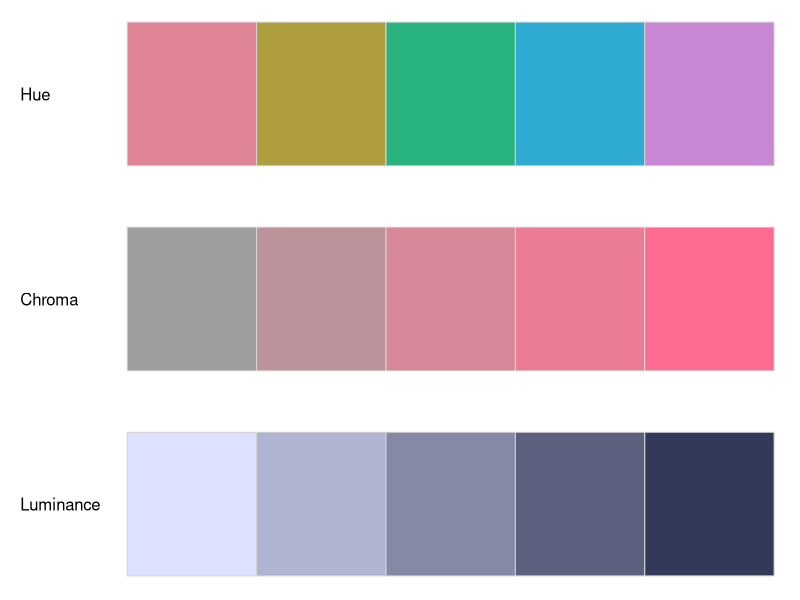
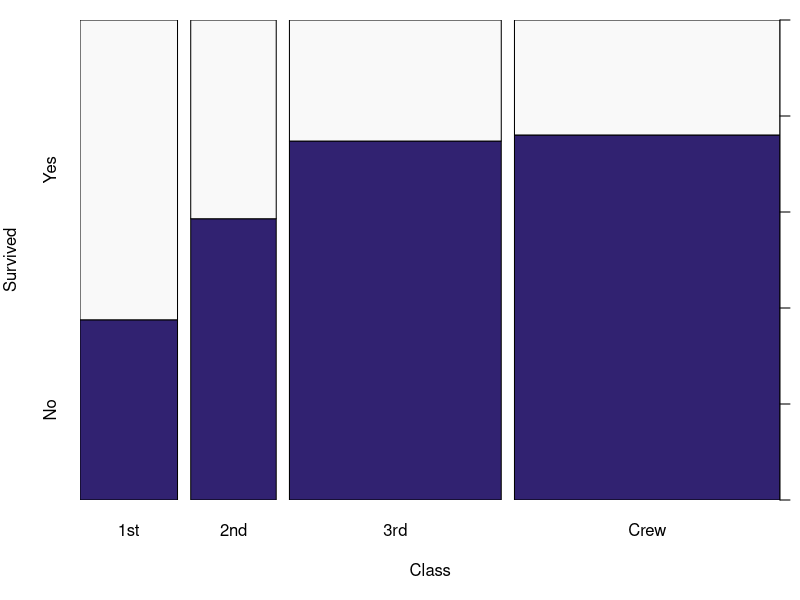
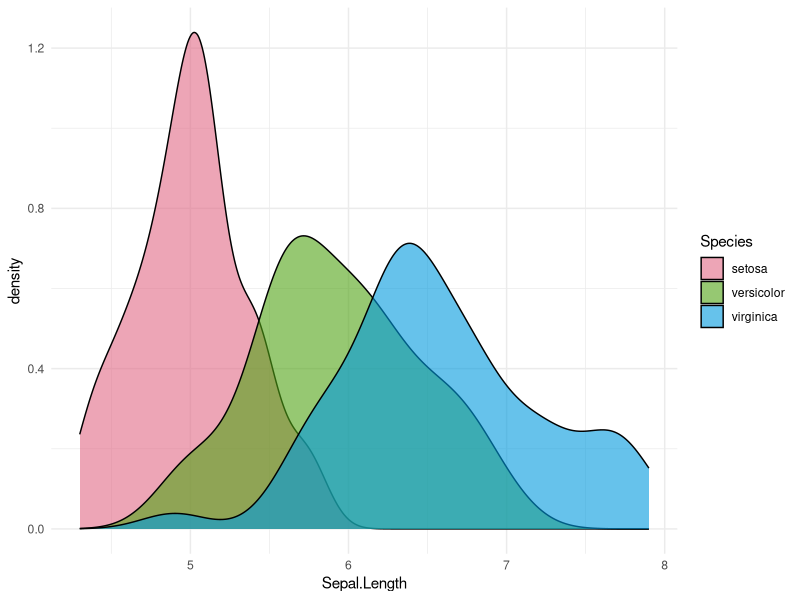
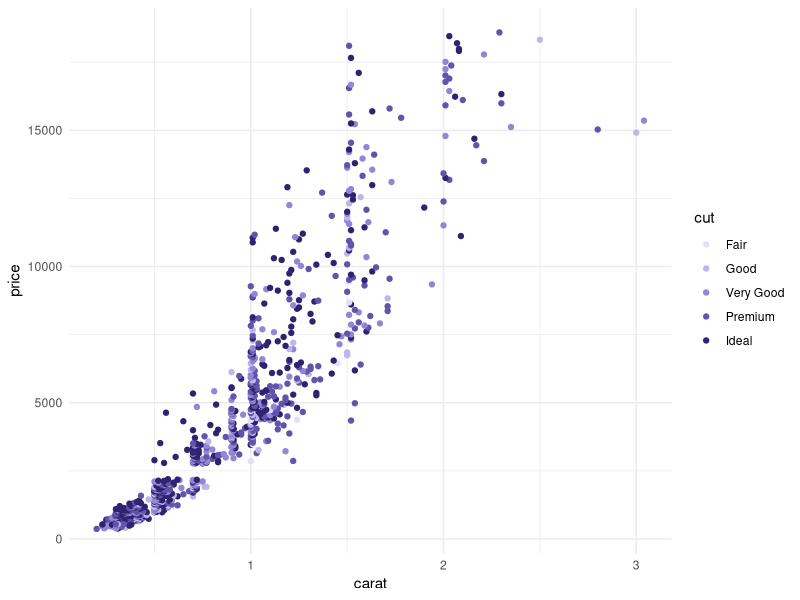
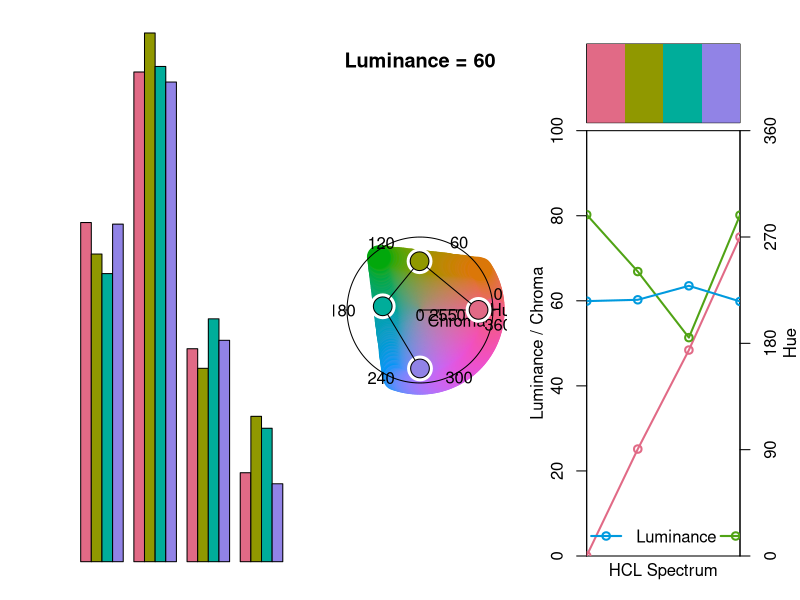
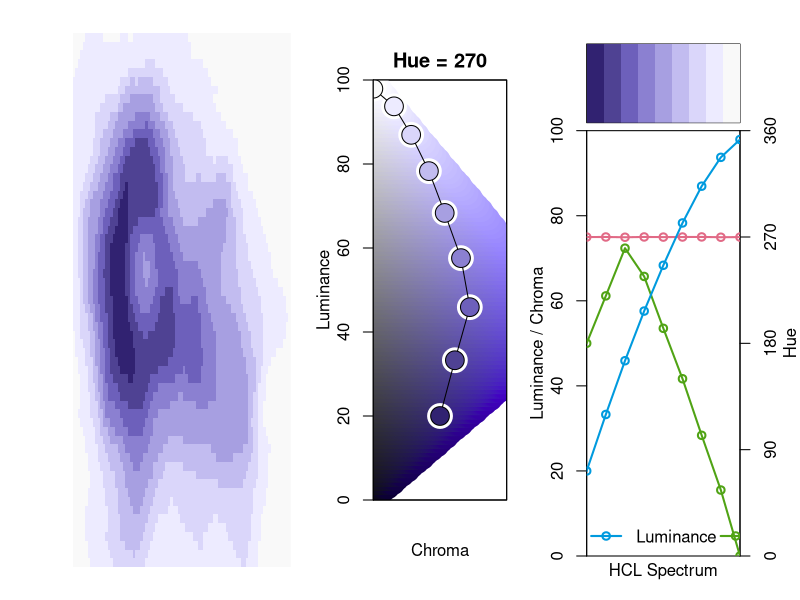
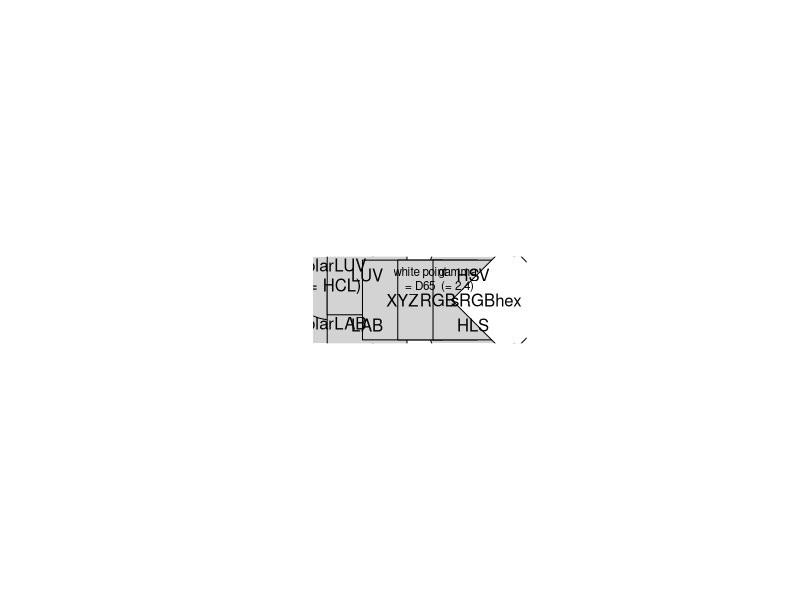
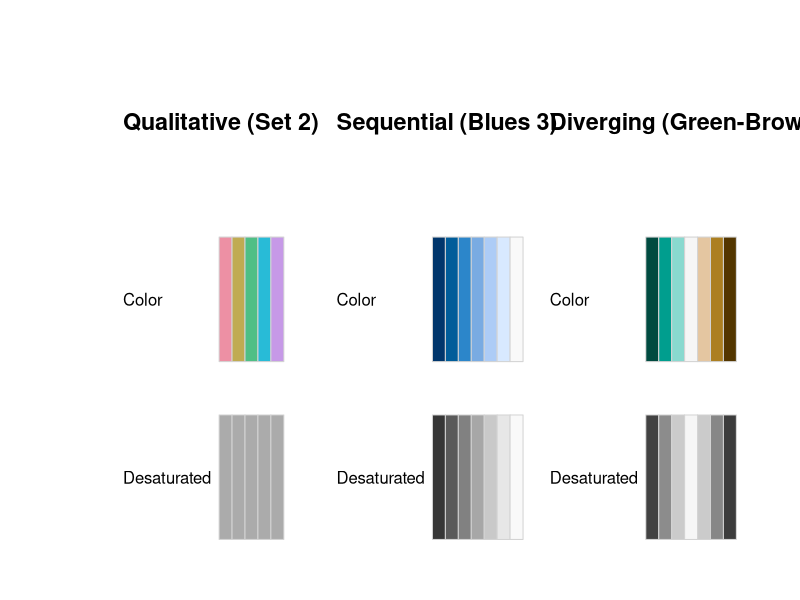

These figures' R source, in order:
## ---- chunk 1
library("colorspace")
library("ggplot2")
theme_set(theme_minimal())
## ---- chunk 2
swatchplot(
  "Hue"       = sequential_hcl(5, h = c(0, 300), c = c(60, 60), l = 65),
  "Chroma"    = sequential_hcl(5, h = 0, c = c(100, 0), l = 65, rev = TRUE, power = 1),
  "Luminance" = sequential_hcl(5, h = 260, c = c(25, 25), l = c(25, 90), rev = TRUE, power = 1),
  off = 0
)
## ---- chunk 3
q4 <- qualitative_hcl(4, palette = "Dark 3")
q4
## ---- chunk 4
ttnc <- margin.table(Titanic, c(1, 4))[, 2:1]
par(mar = c(5, 4, 1, 1))
spineplot(ttnc, col = sequential_hcl(2, "Purples 3"))
## ---- chunk 5
library("ggplot2")
ggplot(iris, aes(x = Sepal.Length, fill = Species)) + geom_density(alpha = 0.6) +
  scale_fill_discrete_qualitative(palette = "Dark 3")
## ---- chunk 6
dsamp <- diamonds[1 + 1:1000 * 50, ]
ggplot(dsamp, aes(carat, price, color = cut)) + geom_point() +
  scale_color_discrete_sequential(palette = "Purples 3", nmax = 6, order = 2:6)
## ---- chunk 7
allplots <- function(palette, ...) {
  layout(cbind(1, 2, 3:4), heights = c(2, 10))
  par(oma = c(2, 5, 2, 3), mar = rep(0.5, 4))
  demoplot(palette, ...)
  hclplot(palette)
  par(xaxt = "n", yaxt = "n", mar = c(0.2, 3, 0.2, 0), cex = 1)
  image(matrix(seq_along(palette), ncol = 1L), col = palette)
  par(yaxt = "s")
  specplot(palette, type = "o", palette = FALSE, oma = FALSE, mar = c(0.2, 3, 0.2, 0))
}
allplots(q4, "bar")
## ---- chunk 8
s9 <- sequential_hcl(9, "Purples 3")
allplots(s9, "heatmap")
## ---- chunk 9
par(mar = rep(0, 4))

d <- data.frame(
  x = c(1, 1, 2, 2, 3, 4, 5, 5, 5, 6),
  y = c(1, 3, 1, 3, 2, 2, 1, 3, 2, 2),
  lab = c("polarLAB", "polarLUV\n(= HCL)", "LAB", "LUV", "XYZ", "RGB", "HLS", "HSV", "sRGB", "hex"),
  stringsAsFactors = FALSE
)

plot(0, 0, type = "n", axes = FALSE, xlab = "", ylab = "",
  xlim = c(0.7, 6.3), ylim = c(0.4, 3.6))
lines(y ~ x, data = d[-c(1, 3, 7, 8),])
lines(y ~ x, data = d[c(1, 3, 5),])
lines(y ~ x, data = d[c(6, 7, 9),])
lines(y ~ x, data = d[c(6, 8, 9),])
points(y ~ x, data = d[c(1, 2, 7, 8), ], pch = 21, bg = "lightgray", cex = 12)
points(y ~ x, data = d[c(3, 4, 5, 6, 9), ], pch = 22, bg = "lightgray", cex = 12)
points(y ~ x, data = d[10, ], pch = 23, bg = "white", cex = 12)

text(d$x, d$y, d$lab)
text(3.5, 2, "white point\n= D65", cex = 0.7, pos = 3)
text(4.56, 2, "gamma\n(= 2.4)", cex = 0.7, pos = 3)
## ---- chunk 10
(x <- polarLUV(L = 70, C = 50, H = c(0, 120, 240)))
## ---- chunk 11
(y <- as(x, "sRGB"))
## ---- chunk 12
as(y, "HSV")
## ---- chunk 13
hex(x)
## ---- chunk 14
swatchplot(
  "Qualitative (Set 2)"     = rbind("Color" = qualitative_hcl(5, "Set 2"),     "Desaturated" = desaturate(qualitative_hcl(5, "Set 2"))),
  "Sequential (Blues 3)"    = rbind("Color" = sequential_hcl(7, "Blues 3"),    "Desaturated" = desaturate(sequential_hcl(7, "Blues 3"))),
  "Diverging (Green-Brown)" = rbind("Color" = diverging_hcl(7, "Green-Brown"), "Desaturated" = desaturate(diverging_hcl(7, "Green-Brown"))),
  nrow = 3, line = 7)
## ---- chunk 15
hcl_palettes()
## ---- chunk 16
hcl_palettes(palette = "set2")
## ---- chunk 17
qualitative_hcl(4, h = c(0, 270), c = 60, l = 70)
qualitative_hcl(4, h1 = 0, h2 = 270, c1 = 60, l1 = 70)
qualitative_hcl(4, palette = "set2")
qualitative_hcl(4, palette = "set2", l = 80)
## ---- chunk 18
hcl_palettes("qualitative", plot = TRUE)
## ---- chunk 19
hcl_palettes("sequential (single-hue)", n = 7, plot = TRUE)
## ---- chunk 20
hcl_palettes("sequential (multi-hue)", n = 7, plot = TRUE)
## ---- chunk 21
hcl_palettes("diverging", n = 7, plot = TRUE)
## ---- chunk 22
mylab <- function(x, y, text, ratio = 1, col = "black", ...) {
  rect(x - 0.045/ratio, y - 3.5, x + 0.04/ratio, y + 4, border = col, ...)
  text(x, y, text, col = col, ...)
}

par(mfrow = c(1, 3))
i <- 0:100/100
c1 <- 80
plot(i, rep(c1, length(i)), xlim = c(0, 1), ylim = c(0, 100),
  xlab = "Intensity (i)", ylab = "Coordinate", main = "Constant",
  xaxs = "i", yaxs = "i", type = "l", lwd = 2, axes = FALSE)
axis(1, at = c(0, 0.5, 1), labels = c("1", "0.5", "0"))
axis(2)
box()
mylab(0.06, c1 + 6, "c1")

c2 <- 10
plot(1 - i, c2 - (c2 - c1) * i, xlim = c(0, 1), ylim = c(0, 100),
  xlab = "Intensity (i)", ylab = "Coordinate", main = "Linear",
  xaxs = "i", yaxs = "i", type = "l", lwd = 2, axes = FALSE)
axis(1, at = c(0, 0.5, 1), labels = c("1", "0.5", "0"))
axis(2)
box()
lines(1 - i, c2 - (c2 - c1) * i^1.6, lty = 2, lwd = 2)
mylab(0.06, c1 + 5, "c1")
mylab(0.94, c2 - 5, "c2")
mylab(0.68, 40, "p1", col = gray(0.35))
text(0.78, 40, "= 1", col = gray(0.35))
mylab(0.18, 40, "p1", col = gray(0.35))
text(0.30, 40, "= 1.6", col = gray(0.35))

c1 <- 60
cmax <- 80
c2 <- 10
maxat <- 1/(1 + abs(cmax - c1) / abs(cmax - c2))
p1 <- 1
ci1 <- ifelse(i^p1 <= maxat, c2 - (c2 - cmax) * (i^p1)/maxat, cmax - (cmax - c1) * ((i^p1 - maxat)/(1 - maxat)))
p2 <- 1.6
ci2 <- ifelse(i^p2 <= maxat, c2 - (c2 - cmax) * (i^p2)/maxat, cmax - (cmax - c1) * ((i^p2 - maxat)/(1 - maxat)))

plot(1 - i, ci1, xlim = c(0, 1), ylim = c(0, 100),
  xlab = "Intensity (i)", ylab = "Coordinate", main = "Triangular",
  xaxs = "i", yaxs = "i", type = "l", lwd = 2, axes = FALSE)
axis(1, at = c(0, 0.5, 1), labels = c("1", "0.5", "0"))
axis(2)
box()
lines(1 - i, ci2, lwd = 2, lty = 2)
mylab(0.06, c1 - 5, "c1")
mylab(1 - maxat + 0.1, cmax + 4, "cmax", ratio = 0.5)
mylab(0.94, c2 - 5, "c2")
mylab(0.77, 40, "p1", col = gray(0.35))
text(0.87, 40, "= 1", col = gray(0.35))
mylab(0.27, 40, "p1", col = gray(0.35))
text(0.39, 40, "= 1.6", col = gray(0.35))
## ---- chunk 23
qualitative_hcl(3, palette = "set2", l = 80, register = "myset")
## ---- chunk 24
hcl_palettes("Qualitative")
## ---- chunk 25
qualitative_hcl(4, palette = "myset")
## ---- chunk 26
divergingx_palettes(n = 7, plot = TRUE)
## ---- chunk 27
ggplot(iris, aes(x = Sepal.Length, fill = Species)) + geom_density(alpha = 0.6) +
  scale_fill_discrete_qualitative()
## ---- chunk 28
ggplot(iris, aes(x = Sepal.Length, y = Sepal.Width, color = Species)) + geom_point() +
  scale_color_discrete_qualitative(palette = "Set 2")
## ---- chunk 29
ggplot(iris, aes(x = Species, y = Sepal.Width, color = Sepal.Length)) + geom_jitter(width = 0.2) +
  scale_color_continuous_sequential(palette = "Heat")
## ---- chunk 30
df <- data.frame(height = c(volcano), x = c(row(volcano)), y = c(col(volcano)))
ggplot(df, aes(x, y, fill = height)) + 
  geom_raster() + 
  coord_fixed(expand = FALSE) +
  scale_fill_continuous_sequential(palette = "Blues")
## ---- chunk 31
cm <- cor(mtcars)
df <- data.frame(cor = c(cm), var1 = factor(col(cm)), var2 = factor(row(cm)))
levels(df$var1) <- levels(df$var2) <- names(mtcars)
ggplot(df, aes(var1, var2, fill = cor)) + 
  geom_tile() + 
  coord_fixed() +
  ylab("variable") +
  scale_x_discrete(position = "top", name = "variable") +
  scale_fill_continuous_diverging("Blue-Red 3")
## ---- chunk 32
ggplot(iris, aes(x = Sepal.Length, fill = Species)) + geom_density(alpha = 0.6) +
  scale_fill_discrete_qualitative(palette = "Harmonic")
## ---- chunk 33
ggplot(iris, aes(x = Sepal.Length, fill = Species)) + geom_density(alpha = 0.6) +
  scale_fill_discrete_qualitative(palette = "Harmonic", nmax = 5, order = c(5, 1, 2))
## ---- chunk 34
dsamp <- diamonds[1 + 1:1000 * 50, ]
gg <- ggplot(dsamp, aes(carat, price, color = cut)) + geom_point()
gg + scale_color_brewer(palette = "Blues")
## ---- chunk 35
gg + scale_color_discrete_sequential(palette = "Blues", nmax = 6, order = 2:6)
## ---- chunk 36
ggplot(iris, aes(x = Species, y = Sepal.Width, color = Sepal.Length)) + geom_jitter(width = 0.2) +
  scale_color_continuous_sequential(palette = "Terrain")
## ---- chunk 37
ggplot(iris, aes(x = Species, y = Sepal.Width, color = Sepal.Length)) + geom_jitter(width = 0.2) +
  scale_color_continuous_sequential(palette = "Terrain", h2 = 60)
## ---- chunk 38
cm <- cor(mtcars)
df <- data.frame(cor = c(cm), var1 = factor(col(cm)), var2 = factor(row(cm)))
levels(df$var1) <- levels(df$var2) <- names(mtcars)
gg <- ggplot(df, aes(var1, var2, fill = cor)) + 
  geom_tile() + 
  coord_fixed() +
  ylab("variable") +
  scale_x_discrete(position = "top", name = "variable")

gg + scale_fill_continuous_diverging(palette = "Blue-Yellow 2")
## ---- chunk 39
gg + scale_fill_continuous_diverging(palette = "Blue-Yellow 2", rev = TRUE, p2 = 2)
## ---- chunk 40
ggplot(iris, aes(x = Species, y = Sepal.Width, color = Sepal.Length)) + geom_jitter(width = 0.2) +
  scale_color_continuous_sequential(palette = "Viridis")
## ---- chunk 41
ggplot(iris, aes(x = Species, y = Sepal.Width, color = Sepal.Length)) + geom_jitter(width = 0.2) +
  scale_color_continuous_sequential(palette = "Viridis", begin = 0.15, end = 0.9)
## ---- chunk 42
swatchplot(
  "Hue"       = sequential_hcl(5, h = c(0, 300), c = c(60, 60), l = 65),
  "Chroma"    = sequential_hcl(5, h = 0, c = c(100, 0), l = 65, rev = TRUE, power = 1),
  "Luminance" = sequential_hcl(5, h = 260, c = c(25, 25), l = c(25, 90), rev = TRUE, power = 1),
  off = 0
)
## ---- chunk 43
bprg <- c("Blues", "Purples", "Reds", "Greens")
swatchplot(
  "Single-hue"            = t(sapply(paste(bprg, 2), sequential_hcl, n = 7)),
  "Single-hue (advanced)" = t(sapply(paste(bprg, 3), sequential_hcl, n = 7)),
  "Multi-hue (advanced)"  = t(sapply(bprg,           sequential_hcl, n = 7)),
  nrow = 5
)
## ---- chunk 44
specplot(qualitative_hcl(100, "Set 2"))
## ---- chunk 45
specplot(sequential_hcl(100, "Blues 2"))
## ---- chunk 46
specplot(diverging_hcl(100, "Blue-Red"))
## ---- chunk 47
specplot(rainbow(100), rgb = TRUE)
## ---- chunk 48
hclplot(qualitative_hcl(9, c = 50, l = 70))
## ---- chunk 49
par(mfrow = c(1, 3))
hclplot(sequential_hcl(7, h = 260, c = 80, l = c(35, 95), power = 1))
hclplot(sequential_hcl(7, h = 245, c = c(40, 75, 0), l = c(30, 95), power = 1))
hclplot(sequential_hcl(7, h = 245, c = c(40, 75, 0), l = c(30, 95), power = c(0.8, 1.4)))
## ---- chunk 50
par(mfrow = c(1, 3))
hclplot(sequential_hcl(7, h = c(260, 220), c = c(50, 75, 0), l = c(30, 95), power = 1))
hclplot(sequential_hcl(7, h = c(260, 60), c = 60, l = c(40, 95), power = 1))
hclplot(diverging_hcl(7, h = c(260, 0), c = 80, l = c(35, 95), power = 1))
## ---- chunk 51
par(mfrow = c(3, 3))
cl <- sequential_hcl(5, "Heat")
for (i in c("map", "heatmap", "scatter", "spine", "bar", "pie", "perspective", "mosaic", "lines")) {
  demoplot(cl, type = i)
  mtext(side = 3, text = i, line = 1.5)
}
## ---- chunk 52
par(mfrow = c(1, 3))
demoplot(qualitative_hcl(4, "Pastel 1"), type = "pie")
demoplot(qualitative_hcl(4, "Set 2"),    type = "scatter")
demoplot(qualitative_hcl(4, "Dark 3"),   type = "lines")
## ---- chunk 53
par(mfrow = c(1, 3))
demoplot(sequential_hcl(99, "Purple-Blue"), type = "heatmap")
demoplot(sequential_hcl(99, "Reds"),        type = "perspective")
demoplot(sequential_hcl( 4, "Viridis"),      type = "spine")
## ---- chunk 54
par(mfrow = c(1, 3))
demoplot(diverging_hcl(99, "Tropic", power = 2.5), type = "map")
demoplot(diverging_hcl( 5, "Green-Orange"),        type = "mosaic")
demoplot(diverging_hcl( 5, "Blue-Red 2"),          type = "bar")
## ---- chunk 55
par(mfrow = c(2, 3), bg = "black")
demoplot(sequential_hcl(9, "Oslo"), "heatmap")
demoplot(sequential_hcl(9, "Turku"), "heatmap")
demoplot(sequential_hcl(9, "Inferno", rev = TRUE), "heatmap")
demoplot(qualitative_hcl(9, "Set 2"), "lines")
demoplot(diverging_hcl(9, "Berlin"), "scatter")
demoplot(diverging_hcl(9, "Cyan-Magenta", l2 = 20), "lines")
## ---- chunk 56
rainbow(11, end = 2/3)
deutan(rainbow(11, end = 2/3))
## ---- chunk 57
z <- 2 * volcano
x <- 10 * (1:nrow(z))
y <- 10 * (1:ncol(z))
par(mar = rep(0, 4))
persp(x, y, z, theta = 10, phi = 30, col = "lightgray", scale = FALSE,
  ltheta = 100, shade = 0.5, border = NA, box = FALSE)
## ---- chunk 58
par(mfrow = c(5, 2), mar = rep(0.5, 4), oma = c(1, 7.9, 3, 1), las = 1)
rain <- rainbow(11, end = 2/3)
blyl <- sequential_hcl(11, "Blue-Yellow")
demoplot(rain, "heatmap")
mtext("Original", side = 2, line = 1)
mtext("rainbow(11, end = 2/3)", line = 1)
demoplot(blyl, "heatmap")
mtext("sequential_hcl(11, \"Blue-Yellow\")", line = 1)
demoplot(desaturate(rain), "heatmap")
mtext("Desaturated", side = 2, line = 1)
demoplot(desaturate(blyl), "heatmap")
demoplot(deutan(rain), "heatmap")
mtext("Deuteranope", side = 2, line = 1)
demoplot(deutan(blyl), "heatmap")
demoplot(protan(rain), "heatmap")
mtext("Protanope", side = 2, line = 1)
demoplot(protan(blyl), "heatmap")
demoplot(tritan(rain), "heatmap")
mtext("Tritanope", side = 2, line = 1)
demoplot(tritan(blyl), "heatmap")
## ---- chunk 59
par(mfrow = c(5, 2), mar = rep(0.5, 4), oma = c(1, 7.9, 3, 1), las = 1)
rain <- rainbow(11, end = 1/3)
gysr <- divergingx_hcl(11, "Geyser", rev = TRUE)
demoplot(rain, "map")
mtext("Original", side = 2, line = 1)
mtext("rainbow(11, end = 1/3)", line = 1)
demoplot(gysr, "map")
mtext("divergingx_hcl(11, \"Geyser\", rev = TRUE)", line = 1)
demoplot(desaturate(rain), "map")
mtext("Desaturated", side = 2, line = 1)
demoplot(desaturate(gysr), "map")
demoplot(deutan(rain), "map")
mtext("Deuteranope", side = 2, line = 1)
demoplot(deutan(gysr), "map")
demoplot(protan(rain), "map")
mtext("Protanope", side = 2, line = 1)
demoplot(protan(gysr), "map")
demoplot(tritan(rain), "map")
mtext("Tritanope", side = 2, line = 1)
demoplot(tritan(gysr), "map")
## ---- chunk 60
desaturate(c("white", "orange", "blue", "black"))
## ---- chunk 61
rainbow(3)
desaturate(rainbow(3))
## ---- chunk 62
wheel <- function(col, radius = 1, ...)
  pie(rep(1, length(col)), col = col, radius = radius, ...) 
par(mar = rep(0.5, 4), mfrow = c(2, 2))
wheel(rainbow(8))
wheel(desaturate(rainbow(8)))
wheel(rainbow_hcl(8))
wheel(desaturate(rainbow_hcl(8)))
## ---- chunk 63
oi <- c("#61A9D9", "#ADD668", "#E6D152", "#CE6BAF", "#797CBA")
swatchplot(
  "-40%" = lighten(oi, 0.4),
  "-20%" = lighten(oi, 0.2),
  "  0%" = oi,
  " 20%" =  darken(oi, 0.2),
  " 40%" =  darken(oi, 0.4),
  off = c(0, 0)
)
## ---- chunk 64
max_chroma(seq(0, 360, by = 60), 50)
## ---- chunk 65
max_chroma(120, seq(0, 100, by = 20))
## ---- chunk 66
H <- seq(0, 360, by = 10)
L <- seq(30, 90, by = 20)
C <- outer(H, L, max_chroma)

par(mfrow = c(1, 2), xaxs = "i", yaxs = "i", mar = c(5, 4, 1, 5), las = 1)
plot(0, 0, type = "n", xlim = c(0, 360), ylim = c(0, 165),
  xlab = "Hue (H)", ylab = "Maximum chroma (C)")
axis(4, at = C[37, ], labels = paste("L =", L))
for(i in seq_along(L)) {
  lines(H, C[, i])
  points(H, C[, i], col = hex(polarLUV(L[i], C[, i], H)), pch = 19, cex = 1.5, xpd = TRUE)
}

L <- seq(0, 100, by = 5)
H <- c(0, 60, 120, 250, 330)
C <- outer(H, L, max_chroma)

par(xaxs = "i", yaxs = "i", mar = c(5, 4, 1, 1), las = 1)
plot(0, 0, type = "n", xlim = c(0, 175), ylim = c(0, 100),
  xlab = "Maximum chroma (C)", ylab = "Luminance (L)")
for(i in rev(seq_along(H))) {
  lines(C[i, ], L)
  points(C[i, ], L, col = hex(polarLUV(L, C[i, ], H[i])), pch = 19, cex = 1.5, xpd = TRUE)
  j <- which.max(C[i,])
  text(C[i, j], L[j], paste("H =", H[i]), pos = 4, col = hex(polarLUV(L[j], C[i, j], H[i])))
}
points(0, 100, cex = 1.6, xpd = TRUE)
## ---- chunk 67
R <- RGB(1, 0, 0)
G <- RGB(0, 1, 0)
Y <- mixcolor(0.5, R, G)
Y
par(mar = rep(0, 4))
swatchplot(c(hex(R), hex(Y), hex(G)))
## ---- chunk 68
specplot(
  rev(RColorBrewer::brewer.pal(9, "YlGnBu")),
  sequential_hcl(9, "YlGnBu"),
  main = "ColorBrewer.org: YlGnBu"
)
## ---- chunk 69
specplot(
  viridis::viridis(9),
  sequential_hcl(9, "Viridis"),
  main = "Viridis"
)
